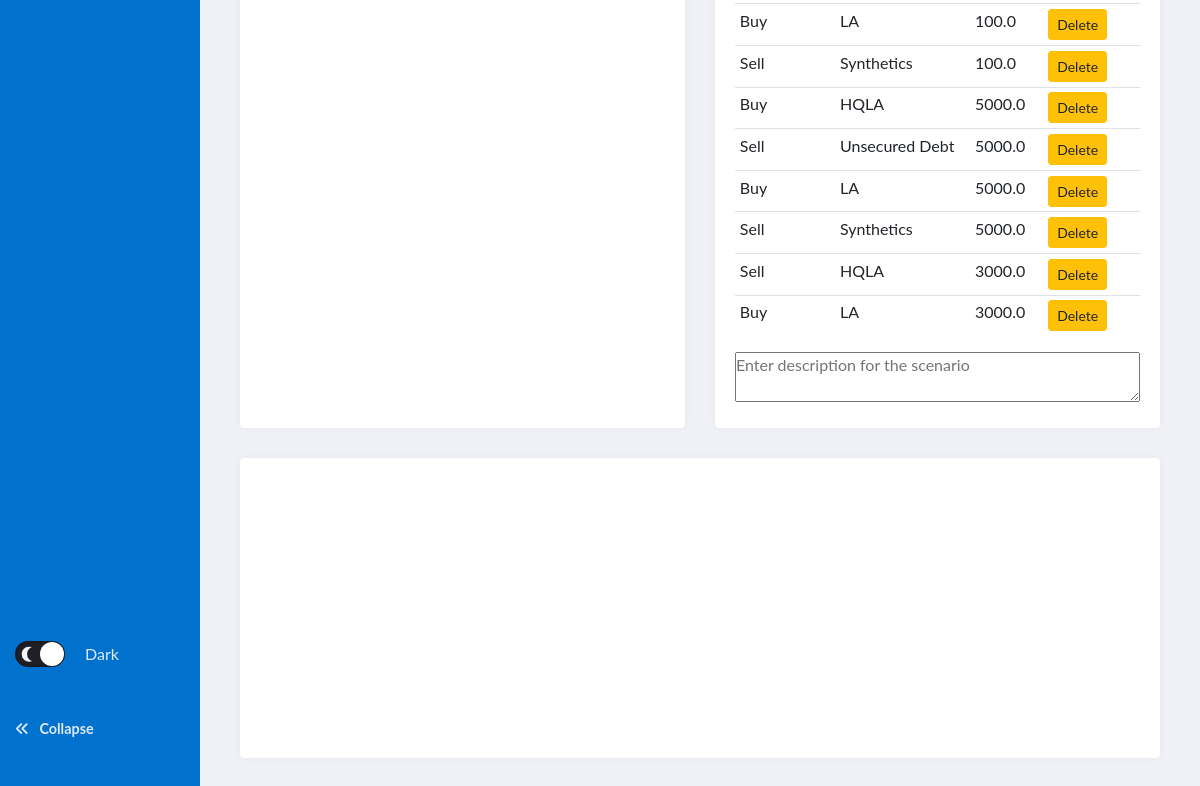
Page / (signed in, lower part) on the earlier database version.
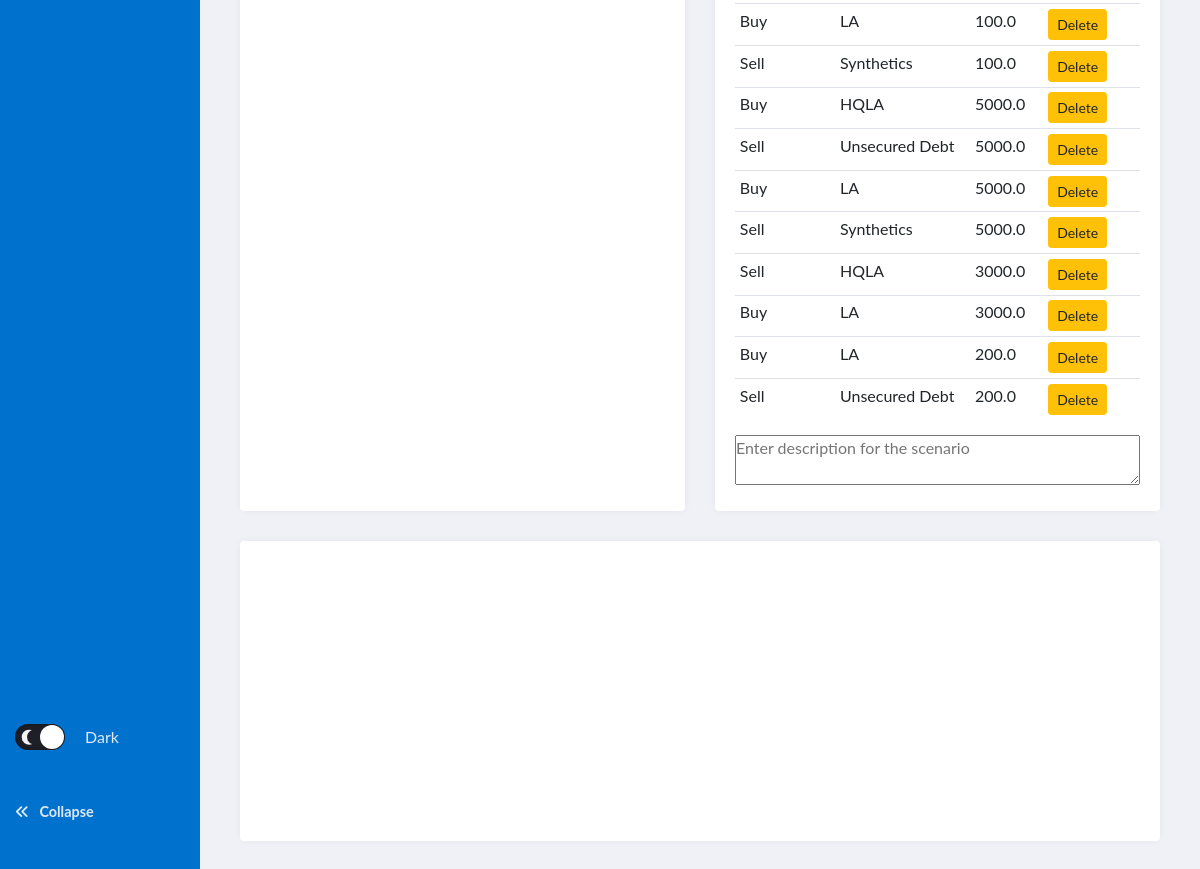
Same page on the later database version.
### fund/models.py (models this page shows, shortened)
class Trade(models.Model):
    CODE = (
        ("Buy", "Buy"),
        ("Sell", "Sell")
    )
    CLASSIFICATION = (
        ("HQLA", "HQLA"),
        ("LA", "LA"),
        ("ILA", "ILA"),
        ("Secured Debt", "Secured Debt"),
        ("Unsecured Debt", "Unsecured Debt"),
        ("Synthetics", "Synthetics")
    )
    user = models.ForeignKey(User, on_delete=models.CASCADE, related_name='trade_user')
    transaction = models.CharField(max_length=50, choices=CODE)
    security = models.CharField(max_length=50, choices=CLASSIFICATION)
    amount = models.FloatField()

### fund/views.py (the view)
# urls.py: path("", views.scenarios, name="scenarios"),
def scenarios(request):
    add_trade_form = request.GET.get("add")
    postid = request.GET.get("postid")
    print(postid)
    if add_trade_form is None:
        TradeFormSet = inlineformset_factory(User, Trade, fields=("transaction", "security", "amount"), can_delete = False, max_num=2)
    else:
        TradeFormSet = inlineformset_factory(User, Trade, fields=("transaction", "security", "amount"), can_delete = False, extra=int(add_trade_form)+1)
    userid = request.user.id
    if userid:
        user = User.objects.get(id=userid)
        if postid:
            post = Post.objects.get(id=postid)
            if post.publish == True:
                post.publish = "Unpublish"
            elif post.publish == False:
                post.publish = "Publish"
            if post.user == user:
                save_post = "Save Scenario Description"
            else:
                save_post = "Save as New Secenario"
            extrade = post.trade.all()
        else:
            extrade = Trade.objects.filter(user=user)
    else:
        extrade = []
    formset_empty = TradeFormSet()
    if (postid is None) or (userid is None):
        post = []
        save_post = "Save Scenario"
    if request.method == "POST":
        formset = TradeFormSet(request.POST, instance=user)
        if formset.is_valid():
            formset.save()
            trades = Trade.objects.filter(user=user)
            trades = trades.order_by("-id")[:int(request.POST['trade_user-TOTAL_FORMS'])]
            if postid:
                for trade in trades:
                    post.trade.add(trade)
                return redirect('/?postid={}'.format(postid))
        return redirect("scenarios")
    else:
        print(post)
        print(save_post)
        return render(request, "fund/scenarios.html", {
            "formset_empty":formset_empty,
            "extrade":extrade,
            "post":post,
            "save_post": save_post
            })

### fund/templates/fund/scenarios.html (shortened to what this page needs)
{% extends "fund/main_page.html" %}
{% load static %}
{% block content %}
<div id="scenarios-view">
    <section class="grid">
        <article class="grid-group">
            <div class="grid-cell">
                <div class="trade-form-wrapper">
                </div>
            </div>
        </article>
        <article class="grid-group">
            <div class="grid-cell">
                <div class="effective-trades">
                    <table class="table table-sm">
                        {% for trade in extrade %}
                        <tr>
                            <td>{{trade.transaction}}</td>
                            <td>{{trade.security}}</td>
                            <td>{{trade.amount}}</td>
                            <td>
                                <a id="remove-button" href="{% url 'remove' trade.id %}" class="btn btn-sm btn-warning">Delete</a>
                            </td>
                        </tr>
                        {% endfor %}
                    </table>
                    <textarea id="scenario_content" placeholder="Enter description for the scenario">{{ post.content }}</textarea>
                </div>
            </div>
        </article>
        <article class="grid-chart">
        </article>
    </section>
</div>
{% endblock %}

Differences in the rows shown:
added Trade: transaction "Buy", security "LA", amount "200.0"
added Trade: transaction "Sell", security "Unsecured Debt", amount "200.0"
